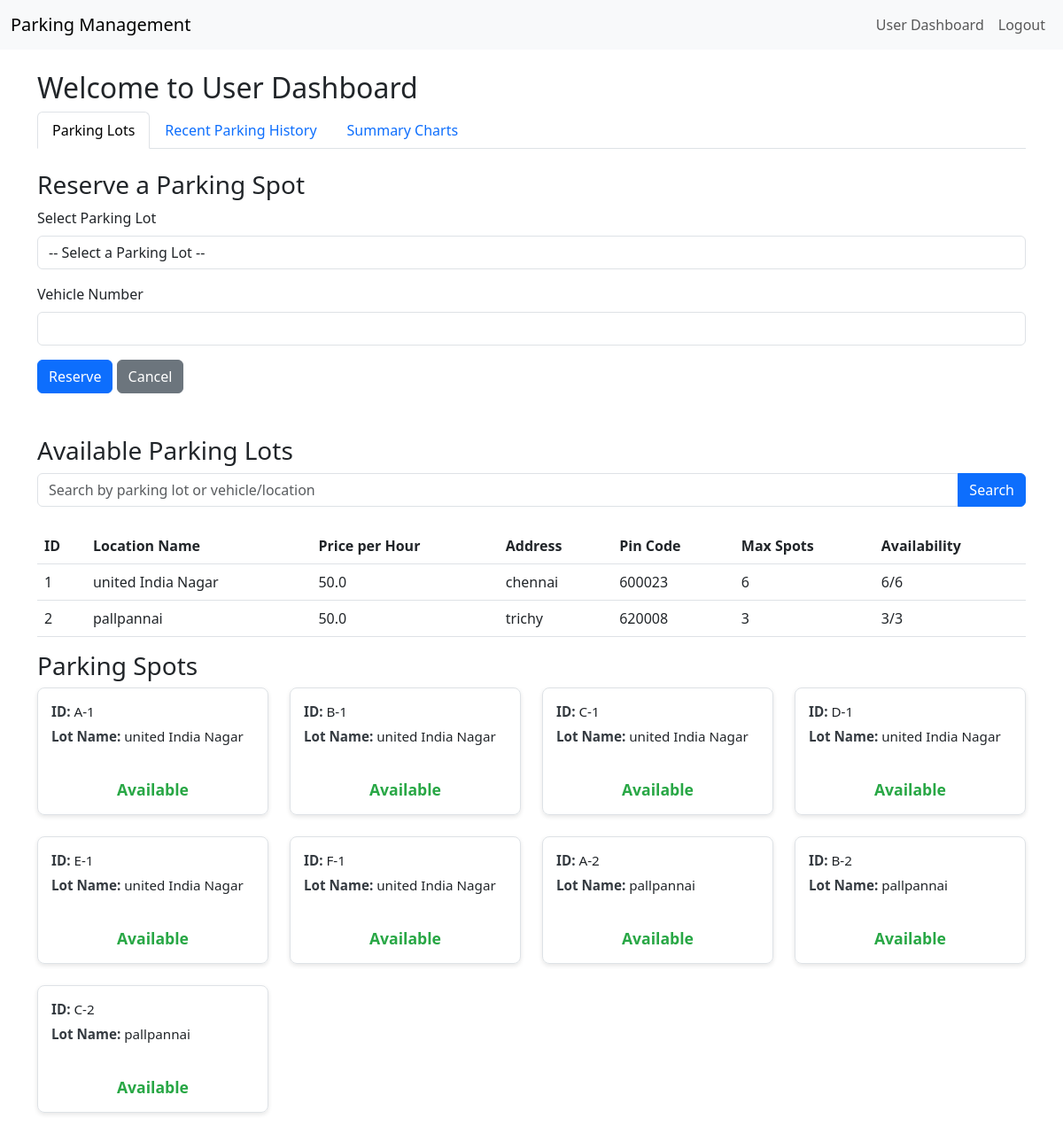
The page /user/dashboard (signed in) on the database its author committed.
### models.py (models this page shows)
class ParkingLot(db.Model):
    id = db.Column(db.Integer, primary_key=True)
    prime_location_name = db.Column(db.String(100), nullable=False)
    price = db.Column(db.Float, nullable=False)
    address = db.Column(db.String(200), nullable=False)
    pin_code = db.Column(db.String(10), nullable=False)
    maximum_number_of_spots = db.Column(db.Integer, nullable=False)

class ParkingSpot(db.Model):
    id = db.Column(db.Integer, primary_key=True)
    lot_id = db.Column(db.Integer, db.ForeignKey('parking_lot.id'), nullable=False)
    status = db.Column(db.String(1), nullable=False, default='A')

### app.py (the view)
@app.route('/user/dashboard')
def user_dashboard():
    user = get_current_user()
    if not user or user.role != 'user':
        flash('User access required.', 'danger')
        return redirect(url_for('login'))
    lots = ParkingLot.query.all()
    spots = ParkingSpot.query.all()
    active_reservations = Reservation.query.filter_by(leaving_timestamp=None).all()
    reservation_dict = {res.spot_id: res for res in active_reservations}
    lot_dict = {lot.id: lot for lot in lots}
    spots_with_lots = []
    for spot in spots:
        spots_with_lots.append({
            'spot': spot,
            'lot': lot_dict.get(spot.lot_id),
            'reservation': reservation_dict.get(spot.id)
        })
    history = Reservation.query.filter_by(user_id=user.id).order_by(Reservation.parking_timestamp.desc()).all()
    history_with_spots = []
    for res in history:
        spot = ParkingSpot.query.get(res.spot_id)
        history_with_spots.append({
            'reservation': res,
            'lot_id': spot.lot_id if spot else 'N/A'
        })
    total_reservations = len(history)
    active_reservations_count = len([res for res in history if res.leaving_timestamp is None])
    total_lots = len(lots)
    total_spots = len(spots)
    occupied_spots = len([spot for spot in spots if spot.status == 'O'])
    available_spots = total_spots - occupied_spots
    reservation = Reservation.query.filter_by(user_id=user.id, leaving_timestamp=None).first()
    reserved_spot = None
    reserved_lot = None
    if reservation:
        reserved_spot = ParkingSpot.query.get(reservation.spot_id)
        reserved_lot = ParkingLot.query.get(reserved_spot.lot_id)
    return render_template('user_dashboard.html', user=user, lots=lots, spots_with_lots=spots_with_lots, reservation=reservation, reserved_spot=reserved_spot, reserved_lot=reserved_lot, history=history_with_spots, total_reservations=total_reservations, active_reservations_count=active_reservations_count, total_lots=total_lots, total_spots=total_spots, occupied_spots=occupied_spots, available_spots=available_spots)

### app.py (called while the page is built)
def chr_filter(value):
    return chr(value)

def get_current_user():
    if 'user_id' in session:
        user = User.query.get(session['user_id'])
        print(f"Current user: {user.username if user else 'None'}")
        return user
    print("No user_id in session")
    return None

@app.context_processor
def utility_processor():
    return dict(get_current_user=get_current_user)

### templates/user_dashboard.html (shortened to what this page needs)
{% extends "base.html" %}
{% block content %}
<h2>Welcome to User Dashboard</h2>
<ul class="nav nav-tabs mb-4">
    <li class="nav-item">
        <a class="nav-link {% if not request.args.get('tab') or request.args.get('tab') == 'lots' %}active{% endif %}" href="{{ url_for('user_dashboard') }}">Parking Lots</a>
    </li>
    <li class="nav-item">
        <a class="nav-link {% if request.args.get('tab') == 'history' %}active{% endif %}" href="{{ url_for('user_dashboard') }}?tab=history">Recent Parking History</a>
    </li>
    <li class="nav-item">
        <a class="nav-link {% if request.args.get('tab') == 'summary' %}active{% endif %}" href="{{ url_for('user_dashboard') }}?tab=summary">Summary Charts</a>
    </li>
</ul>
{% if not request.args.get('tab') or request.args.get('tab') == 'lots' %}
    <h3>Reserve a Parking Spot</h3>
    <form method="POST" action="{{ url_for('reserve_spot') }}">
        <div class="mb-3">
            <label for="lot_id" class="form-label">Select Parking Lot</label>
            <select class="form-control" id="lot_id" name="lot_id" required>
                <option value="">-- Select a Parking Lot --</option>
            </select>
        </div>
        <div class="mb-3">
            <label for="vehicle_number" class="form-label">Vehicle Number</label>
            <input type="text" class="form-control" id="vehicle_number" name="vehicle_number" required>
        </div>
        <button type="submit" class="btn btn-primary">Reserve</button>
        <a href="{{ url_for('user_dashboard') }}" class="btn btn-secondary">Cancel</a>
    </form>
    <h3 class="mt-5">Available Parking Lots</h3>
    <form class="mb-4" method="GET" action="{{ url_for('user_search_lots') }}">
        <div class="input-group">
            <input type="text" class="form-control" name="query" placeholder="Search by parking lot or vehicle/location">
            <button type="submit" class="btn btn-primary">Search</button>
        </div>
    </form>
    <table class="table">
        <thead>
            <tr>
                <th>ID</th>
                <th>Location Name</th>
                <th>Price per Hour</th>
                <th>Address</th>
                <th>Pin Code</th>
                <th>Max Spots</th>
                <th>Availability</th>
            </tr>
        </thead>
        <tbody>
            {% for lot in lots %}
            <tr>
                <td>{{ lot.id }}</td>
                <td>{{ lot.prime_location_name }}</td>
                <td>{{ lot.price }}</td>
                <td>{{ lot.address }}</td>
                <td>{{ lot.pin_code }}</td>
                <td>{{ lot.maximum_number_of_spots }}</td>
                <td>
                    {% set available = spots_with_lots|selectattr('spot.lot_id', 'equalto', lot.id)|selectattr('spot.status', 'equalto', 'A')|list|length %}
                    {{ available }}/{{ lot.maximum_number_of_spots }}
                </td>
            </tr>
            {% endfor %}
        </tbody>
    </table>
    <h3>Parking Spots</h3>
    <div class="row">
        {% set grouped_spots = spots_with_lots|groupby('spot.lot_id') %}
        {% for lot_id, lot_spots in grouped_spots %}
            {% for item in lot_spots|sort(attribute='spot.id') %}
                {% set position = loop.index %}
                {% set letter = (position + 64)|chr %}
                <div class="col-12 col-sm-6 col-md-4 col-lg-3 mb-4">
                    <div class="spot-card">
                        <div>
                            <div class="spot-info">
                                <strong>ID:</strong> {{ letter }}-{{ item.spot.lot_id }}
                            </div>
                            <div class="spot-info">
                                <strong>Lot Name:</strong> {{ item.lot.prime_location_name if item.lot else 'Unknown Lot' }}
                            </div>
                        </div>
                        <div class="availability-container">
                            {% if item.spot.status == 'O' %}
                                <span data-bs-toggle="tooltip" data-bs-placement="top" title="Occupied by {{ item.reservation.vehicle_number if item.reservation else 'Unknown' }}">
                                    <span class="status-occupied">Occupied</span>
                                    {% if item.reservation %}
                                        <span class="vehicle-number">{{ item.reservation.vehicle_number }}</span>
                                    {% endif %}
                                </span>
                            {% else %}
                                <span data-bs-toggle="tooltip" data-bs-placement="top" title="Available for reservation">
                                    <span class="status-available">Available</span>
                                </span>
                            {% endif %}
                        </div>
                    </div>
                </div>
            {% endfor %}
        {% endfor %}
    </div>
{% endif %}
{% endblock %}

### templates/user_dashboard.html (style rules this page uses)
.spot-card { border: 1px solid #dee2e6; border-radius: 8px; padding: 15px; margin-bottom: 20px; box-shadow: 0 2px 5px rgba(0, 0, 0, 0.1); transition: transform 0.2s; height: 100%; display: flex; flex-direction: column; justify-content: space-between; }
.spot-card .availability-container { text-align: center; margin-top: 10px; }
.spot-card .status-available { color: #28a745; font-weight: bold; font-size: 1.1em; }
.spot-card .spot-info { font-size: 0.95em; margin-bottom: 5px; }
.spot-card .spot-info strong { color: #343a40; }

### rows shown on the page
ParkingLot: id "1", prime_location_name "united India Nagar", price "50.0", address "chennai", pin_code "600023", maximum_number_of_spots "6", lot "united India Nagar" "united India Nagar" "united India Nagar" "united India Nagar" "united India Nagar" "united India Nagar"
ParkingLot: id "2", prime_location_name "pallpannai", price "50.0", address "trichy", pin_code "620008", maximum_number_of_spots "3", lot "pallpannai" "pallpannai" "pallpannai"
ParkingSpot: spot.lot_id "1"
ParkingSpot: spot.lot_id "1"
ParkingSpot: spot.lot_id "1"
ParkingSpot: spot.lot_id "1"
ParkingSpot: spot.lot_id "1"
ParkingSpot: spot.lot_id "1"
ParkingSpot: spot.lot_id "2"
ParkingSpot: spot.lot_id "2"
ParkingSpot: spot.lot_id "2"

### other values the page prints
{{ letter }} "A" "B" "C" "D" "E" "F" "A" "B" "C"
